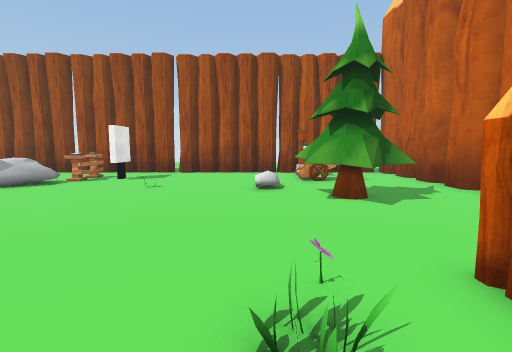
View 1 (above)

17 first-person views from a walk through a Unity game level. The camera is 1.4 m above the floor, tilts 6° down and sees 85° across. The floor is counted in squares, 1 m on a side. Each view is taken from the middle of a square. On the plan, view 1 faces up. The plan holds only what a view shows up to about 14 squares ahead; the rest is blank. The place goes on beyond the plan. The player is left out. Some surface patterns are stand-ins.

View 2
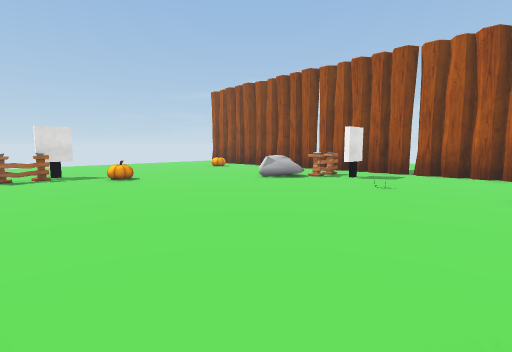

View 3
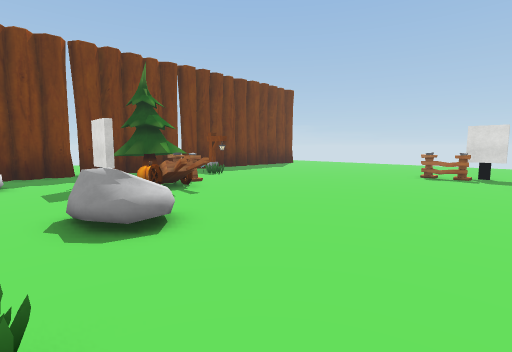

View 4
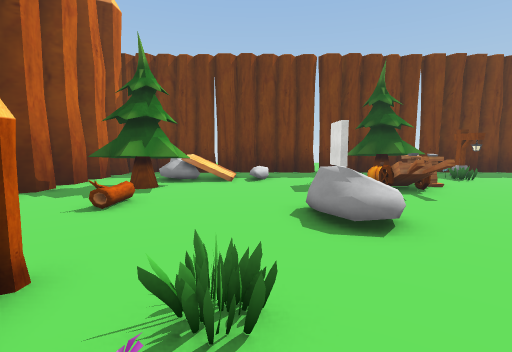

View 5
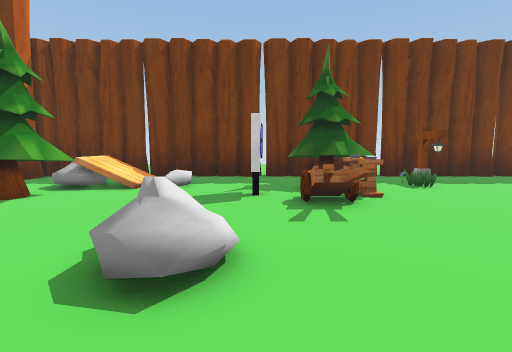

View 6
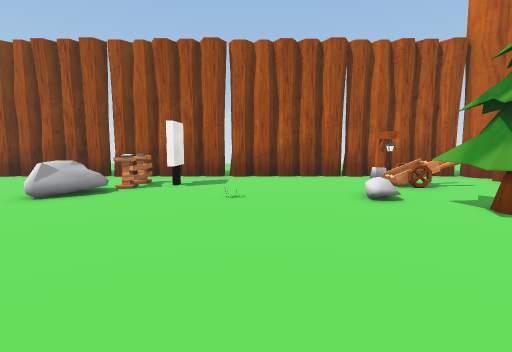

View 7
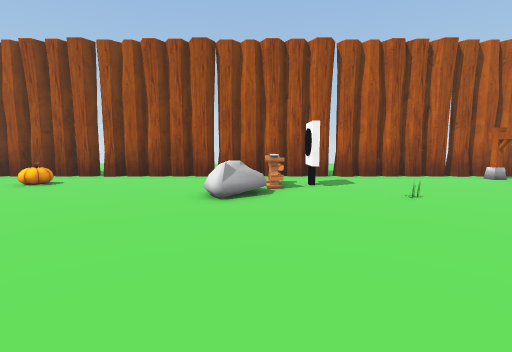

View 8
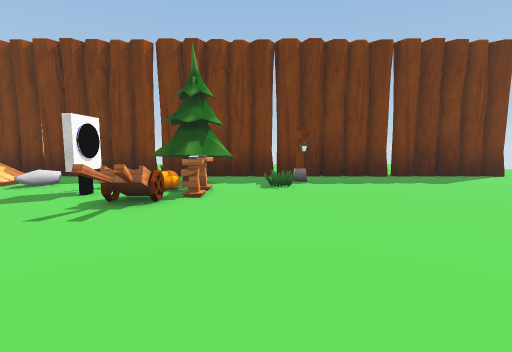

View 9
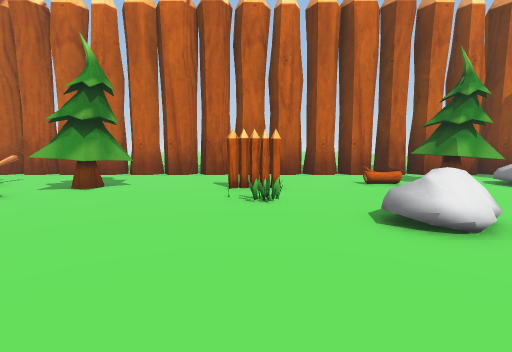

View 10
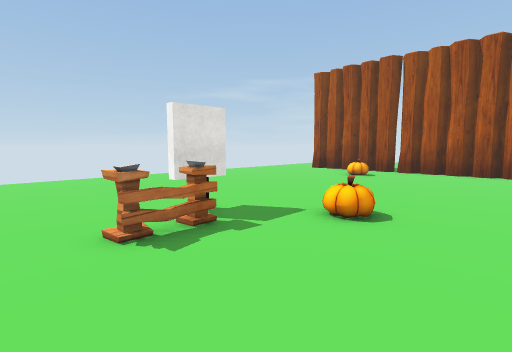

View 11
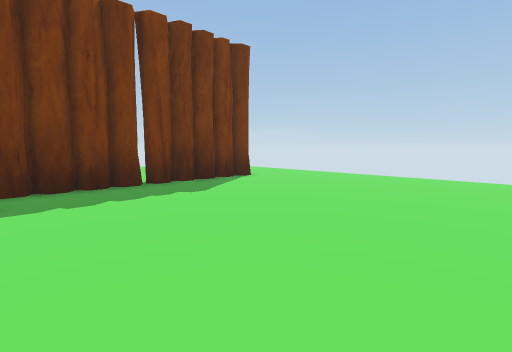

View 12
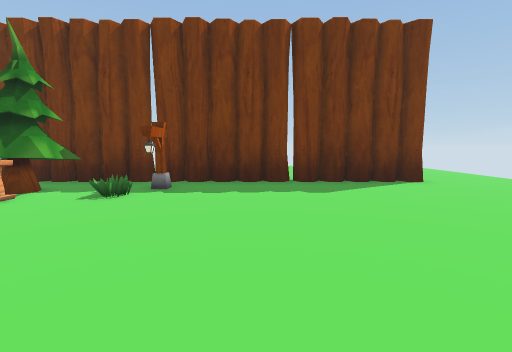

View 13
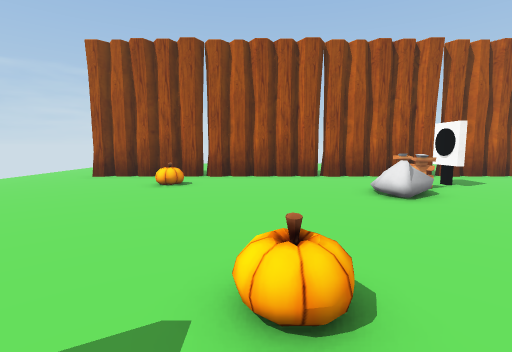

View 14
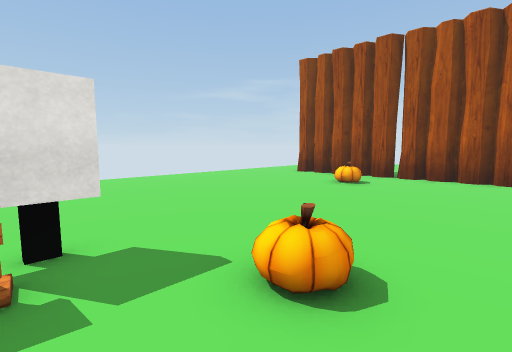

View 15
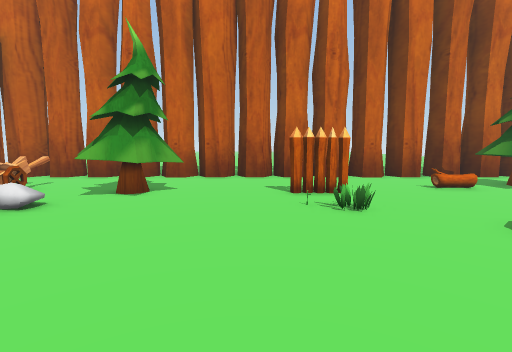

View 16
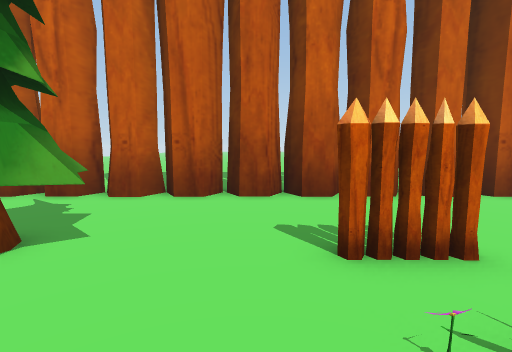

View 17
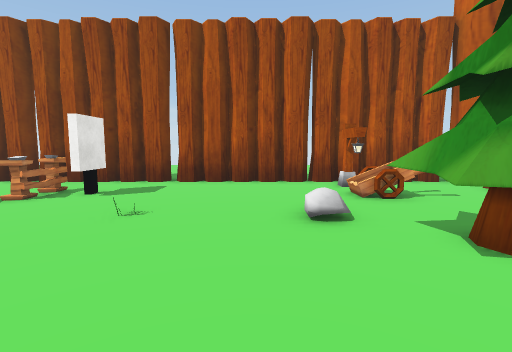

### Floor plan
Key: @ floor where view 1 was taken; # wall or solid block; x gap in a wall; . floor; / step, stairs or slope; = window, fence, low wall or low ledge; T tree; F flower; P pumpkin; L log; O other object.
Columns run from 20 left of view 1 to 7 right of it. Each row starts with its distance up from view 1.
 16 ###########################.
 15 ############################
 14 ......................x....#
 13 ....P.......OOO.......#=...#
 12 ....P........OO......./OO..#
 11 ...........OOO.............#
 10 ...........OO...O..........#
  9 ...........O.........TTT ..#
  8 ......................TTT..#
  7 .....................TTTT..#
  6 .......................T...#
  5 .......P...................#
  4 .......PP..................#
  3 .....O...............F##...#
  2 .....OO.............O.##...#
  1 .....OO....................#
  0 ......O.............@......#
 -1 ..................O........#
 -2 ..................OO....L..#
 -3 ...........................#
 -4 ...............OO.......T..#
 -5 ...............OO......TTT.#
 -6 ..............O..O.....TTT.#
 -7 ..............OP.O...//TT..#
 -8 ...........O.TTTT...////O..#
 -9 ..........#O.TTTT..../=OO..#
-10 ..............T......     .#
-11 ############################

Where each view was taken, in squares from view 1:
view 1: 0 up, 0 right, facing up
view 2: 0 up, 0 right, facing up-left
view 3: 4 up, 0 right, facing down-left
view 4: 4 up, 0 right, facing down
view 5: 2 up, 3 left, facing down
view 6: 2 up, 3 left, facing up
view 7: 2 up, 8 left, facing up
view 8: 2 up, 8 left, facing down
view 9: 2 up, 7 left, facing right
view 10: 1 down, 10 left, facing up-left
view 11: 1 down, 10 left, facing down-left
view 12: 0 up, 13 left, facing down
view 13: 2 up, 13 left, facing up
view 14: 2 up, 11 left, facing up-left
view 15: 4 up, 6 left, facing right
view 16: 4 up, 1 left, facing right
view 17: 4 up, 1 left, facing up
